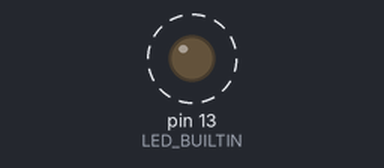
A sketch run on a simulated Arduino Uno, built with avr-gcc and run on an emulated ATmega328P. On the bench: output pins drawn as LEDs (lit = HIGH). Dashed ring = blinking. What the sketch prints to the serial monitor is not drawn.

Above: at 2.5 s.
Timing chart, 0 to 5.0 s (numbered marks = the images above):
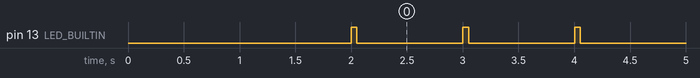

Measured:
- by itself, pin 13 (LED_BUILTIN): alternates HIGH for 0.05 s and LOW for 0.95 s

The sketch:

HelloWorld.ino
```cpp
/*
   File: HelloWorld.ino

   This program is used to verify correct installation of Arduino IDE
   and correct connection and configuration of an Arduino or
   Arduino-compatible board in Tools menu.

   It is based on the well known http://www.arduino.cc/en/Tutorial/Blink
*/

// define your bord here, comment not used boards
//#define BOARD "Nucleo-L476RG"
//#define BOARD "Nucleo-L053R8"
//#define BOARD "Teensy 4.0"
//#define BOARD "Arduino Uno WiFi R2"
//#define BOARD "ESPduino - ESP8266"
//#define BOARD "Arduino Uno R3"
//#define BOARD "Arduino Leonardo R3"
//#define BOARD "WeMos LoLin D32 Pro"
//#define BOARD "Arduino Yun"
//#define BOARD "M5StickC"
//#define BOARD "Arduino M0"
//#define BOARD "Arduino Nano"
#define BOARD "NodeMCU"

// int LED_BUILTIN = 10; // uncomment if LED_BUILIN is not defined

// #define Serial SerialUSB // for Arduino M0

void setup()
{
  Serial.begin(115200);
//  while (!Serial); // wait for serial port to connect. Needed for native USB.
  delay(2000);
  Serial.print("\nHello World from ");
  Serial.println(BOARD);            // used board
  Serial.print("Arduino SW Version ");
  Serial.println(ARDUINO);          // Arduino SW version
  Serial.print("Clock frequency ");
  Serial.print(F_CPU / 1000000);    // Oscillator frequency
  Serial.println(" MHz");
  Serial.println();

  pinMode(LED_BUILTIN, OUTPUT);
}

void loop()
{
  Serial.println(F("Blink LED"));
  digitalWrite(LED_BUILTIN, HIGH);
  delay(50);
  digitalWrite(LED_BUILTIN, LOW);
  delay(950);                       // wait for a second
}
```
